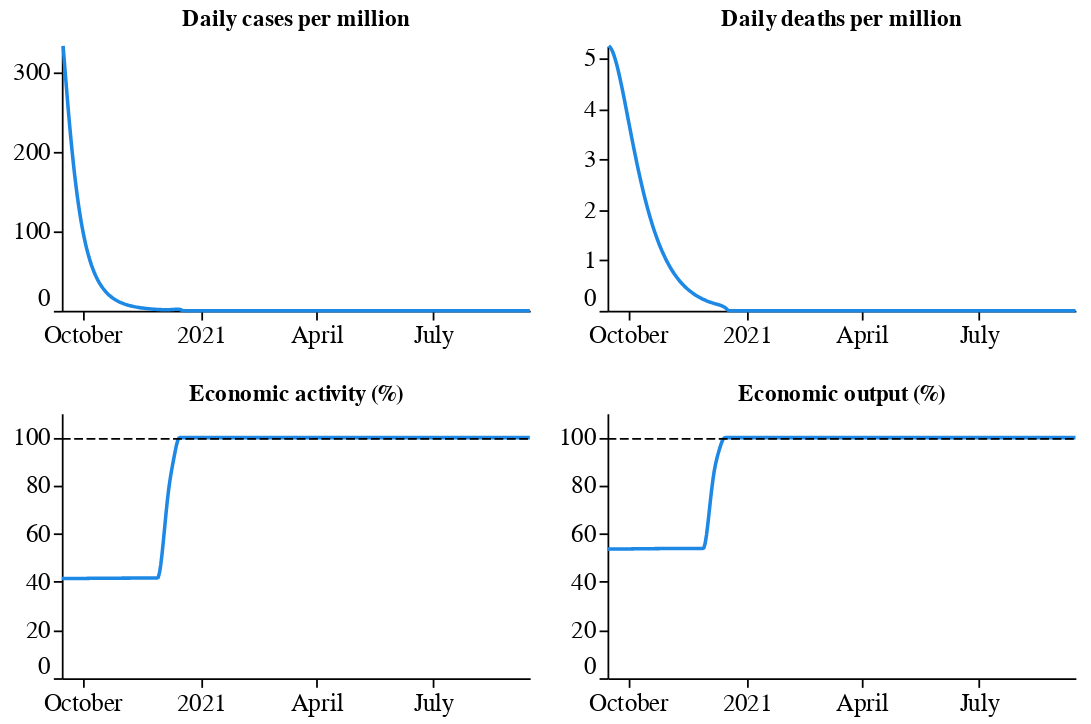

Notebook code for this chart:
### Code cell
viz.outcome_summary(sim_opt)

### Figure 1 — Vega-Lite specification as saved in the notebook (floating-point values rounded to 4 significant figures; data arrays with more than 128 entries replaced by an {"elided": "..."} marker saying what was removed)
{"config": {"background": "transparent", "view": {"strokeWidth": 0}, "axis": {"grid": false, "titleFontSize": 14, "labelFontSize": 14, "domainColor": "black", "labelColor": "black", "tickColor": "black"}, "legend": {"titleFontSize": 14, "labelFontSize": 14}, "axisY": {"labelFlush": true, "minExtent": 30}, "title": {"color": "black"}}, "vconcat": [{"hconcat": [{"data": {"name": "data-b5baebec6d5280f7dffd78b07b8ba56a"}, "mark": {"type": "line", "color": "#1e88e5"}, "encoding": {"x": {"type": "temporal", "field": "date", "title": null}, "y": {"type": "quantitative", "field": "vals", "scale": {"clamp": true, "domain": [0, 333.1]}, "title": null}}, "height": 150, "title": "Daily cases per million", "width": 265}, {"data": {"name": "data-92560e81a79529792c3a357d5c577cca"}, "mark": {"type": "line", "color": "#1e88e5"}, "encoding": {"x": {"type": "temporal", "field": "date", "title": null}, "y": {"type": "quantitative", "field": "vals", "scale": {"clamp": true, "domain": [0, 5.244]}, "title": null}}, "height": 150, "title": "Daily deaths per million", "width": 265}], "spacing": 10}, {"hconcat": [{"layer": [{"data": {"name": "data-a57bc6e08b410a0140d4423495ac590c"}, "mark": {"type": "line", "color": "#1e88e5"}, "encoding": {"x": {"type": "temporal", "field": "date", "title": null}, "y": {"type": "quantitative", "field": "vals", "scale": {"clamp": true, "domain": [0, 110]}, "title": null}}, "height": 150, "title": "Economic activity (%)", "width": 265}, {"data": {"name": "data-51539fdd68883a277af2957095d6421a"}, "mark": {"type": "line", "color": "black", "strokeDash": [5, 2], "strokeWidth": 1}, "encoding": {"x": {"type": "temporal", "field": "date"}, "y": {"type": "quantitative", "field": "base"}}}]}, {"layer": [{"data": {"name": "data-c0d76354d312d68f9f49d6abac827d70"}, "mark": {"type": "line", "color": "#1e88e5"}, "encoding": {"x": {"type": "temporal", "field": "date", "title": null}, "y": {"type": "quantitative", "field": "vals", "scale": {"clamp": true, "domain": [0, 110]}, "title": null}}, "height": 150, "title": "Economic output (%)", "width": 265}, {"data": {"name": "data-51539fdd68883a277af2957095d6421a"}, "mark": {"type": "line", "color": "black", "strokeDash": [5, 2], "strokeWidth": 1}, "encoding": {"x": {"type": "temporal", "field": "date"}, "y": {"type": "quantitative", "field": "base"}}}]}], "spacing": 10}], "spacing": 20, "$schema": "https://vega.github.io/schema/vega-lite/v4.8.1.json", "datasets": {"data-b5baebec6d5280f7dffd78b07b8ba56a": {"elided": "365 records"}, "data-92560e81a79529792c3a357d5c577cca": {"elided": "365 records"}, "data-a57bc6e08b410a0140d4423495ac590c": {"elided": "365 records"}, "data-51539fdd68883a277af2957095d6421a": {"elided": "365 records"}, "data-c0d76354d312d68f9f49d6abac827d70": {"elided": "365 records"}}}
